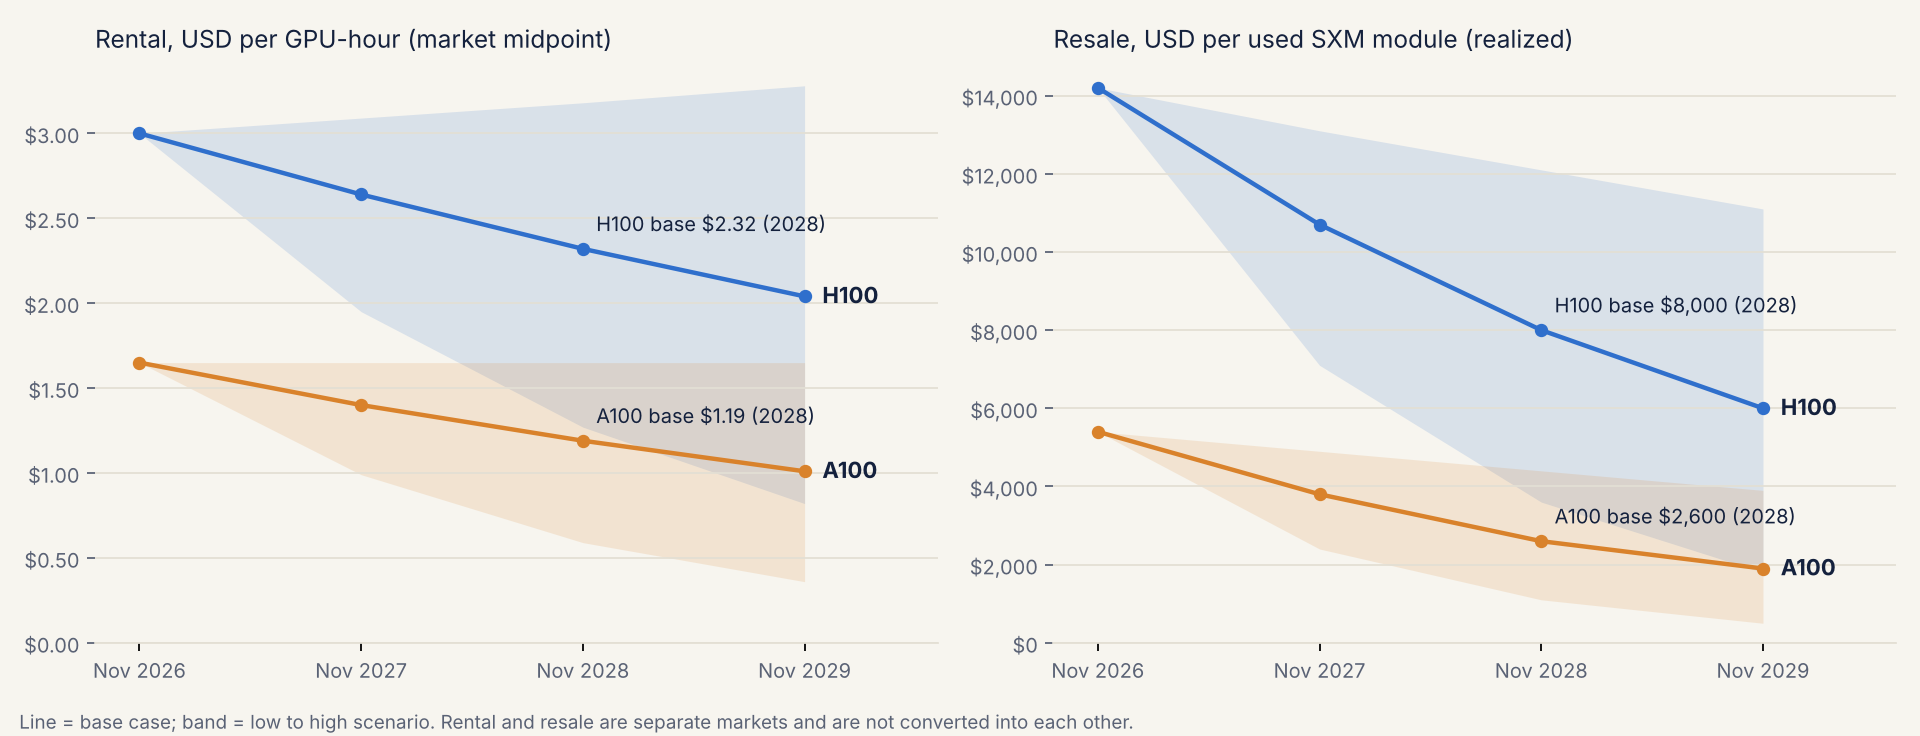

The script that saved this image:
"""2-3 year value view for H100 and A100 (rental and resale kept separate).

Not a fitted model: three explicit scenarios (low / base / high), each a constant
annual rate applied to a dated anchor. Every anchor and rate is written below with
its source so the numbers can be argued with. Run:

    python -m gpu_scientist.long_horizon        # writes long_horizon.json + long_horizon.png

Pack inputs (if present) are read only to print the cross-checks in LONG_HORIZON.md;
the scenario table itself depends only on the constants below.
"""
from __future__ import annotations

import json
import os
from pathlib import Path

HERE = Path(__file__).resolve().parent
OUT_JSON = HERE / "long_horizon.json"
OUT_PNG = HERE / "long_horizon.png"

# Anchor date for everything: the forecast origin of the short-horizon task.
ANCHOR = "2026-11"
YEARS = {"2027-11": 1, "2028-11": 2, "2029-11": 3}

# ---------- Rental: USD per GPU-hour, "market midpoint" ----------
# Midpoint = between spot and on-demand, close to 1-month / 12-month reserved.
# H100: GetDeploying medians week of 2026-11-02 (pack aggregator_medians.csv):
#       spot 2.52, reserved_1m 3.36, reserved_12m 3.21, on_demand 4.02;
#       Ornn OCPI-H100 2.92 on 2026-10-01; SemiAnalysis 1-yr contract ~2.80 (Oct 2026).
# A100: GetDeploying spot 1.51, reserved_1m 1.70, reserved_12m 1.68, on_demand 1.99;
#       Akash 80GB average 1.54 (Aug 2026).
RENTAL_ANCHOR = {"H100": 3.00, "A100": 1.65}
# Annual change. Reasons in LONG_HORIZON.md section 3.
RENTAL_RATE = {
    "H100": {"low": -0.35, "base": -0.12, "high": +0.03},
    "A100": {"low": -0.40, "base": -0.15, "high": 0.00},
}
# Cash operating cost per GPU-hour (power at PUE 1.3, $0.08/kWh, colocation ~$150/kW-month,
# share of network/ops). Below this an owner idles the GPU instead of renting it.
CASH_FLOOR = {"H100": 0.35, "A100": 0.25}

# ---------- Resale: USD per used SXM module, typical realized sale ----------
# American Compute October 2026 Rack Report (data through Aug 2026):
#   H100 SXM 80GB realized 14,250 (p25 13,200; dealer ask 16,576 = 1.16x);
#   HGX 8xH100 node 195,000 (24,400/GPU).
#   A100 SXM4 80GB realized ~5,400 (range 4,700-5,400, down ~35% y/y);
#   HGX 8xA100 80GB node 95,200 (11,900/GPU).
RESALE_ANCHOR = {"H100": 14250, "A100": 5400}
RESALE_RATE = {
    "H100": {"low": -0.50, "base": -0.25, "high": -0.08},
    "A100": {"low": -0.55, "base": -0.30, "high": -0.10},
}
NODE_PER_GPU = {"H100": 24400, "A100": 11900}  # whole-node resale per GPU, same report
UTIL = 0.70  # assumed sold utilisation for the cash-flow cross-check

# ---------- Capability (pack capability_units.csv, inference, A100 SXM 80GB = 1.0) ----------
CAPABILITY = {"A100": 1.0, "H100": 2.465, "H200": 2.716, "B200": 7.915}
# GetDeploying reserved_1m medians, week of 2026-11-02 (pack)
RES1M = {"A100": 1.6962, "H100": 3.36, "H200": 3.9536, "B200": 8.0925}


def path(anchor: float, rate: float, floor: float | None = None) -> dict:
    out = {ANCHOR: round(anchor, 2)}
    for label, n in YEARS.items():
        v = anchor * (1 + rate) ** n
        if floor is not None:
            v = max(v, floor)
        out[label] = round(v, 2)
    return out


def build() -> dict:
    res = {"anchor": ANCHOR, "rental_usd_per_gpu_hour": {}, "resale_usd_per_module": {},
           "cross_checks": {}}
    for g in ("H100", "A100"):
        res["rental_usd_per_gpu_hour"][g] = {
            s: path(RENTAL_ANCHOR[g], r, CASH_FLOOR[g]) for s, r in RENTAL_RATE[g].items()}
        res["resale_usd_per_module"][g] = {
            s: {k: int(round(v, -2)) for k, v in path(RESALE_ANCHOR[g], r).items()}
            for s, r in RESALE_RATE[g].items()}
    # 1) price per unit of capability today: older generations pay a premium
    res["cross_checks"]["usd_per_capability_unit_res1m"] = {
        g: round(RES1M[g] / CAPABILITY[g], 3) for g in CAPABILITY}
    # 2) resale as a multiple of one year of net rental cash (node basis)
    mult = {}
    for g in ("H100", "A100"):
        net = (RENTAL_ANCHOR[g] * UTIL - CASH_FLOOR[g]) * 8760
        mult[g] = {"net_cash_per_gpu_year": int(round(net, -2)),
                   "node_resale_per_gpu": NODE_PER_GPU[g],
                   "years_of_net_cash": round(NODE_PER_GPU[g] / net, 2)}
        # same multiple in the base case at +2y
        r2 = res["rental_usd_per_gpu_hour"][g]["base"]["2028-11"]
        m2 = res["resale_usd_per_module"][g]["base"]["2028-11"]
        net2 = (r2 * UTIL - CASH_FLOOR[g]) * 8760
        node2 = m2 * NODE_PER_GPU[g] / RESALE_ANCHOR[g]
        mult[g]["base_2028_years_of_net_cash"] = round(node2 / net2, 2)
    res["cross_checks"]["resale_vs_rent"] = mult
    return res


def plot(res: dict) -> None:
    import matplotlib
    matplotlib.use("Agg")
    import matplotlib.pyplot as plt

    ink, muted, grid = "#14213D", "#5A6275", "#E3DFD4"
    col = {"H100": "#2F6FCC", "A100": "#D9822B"}
    xs = [ANCHOR] + list(YEARS)
    xl = ["Nov 2026", "Nov 2027", "Nov 2028", "Nov 2029"]
    fig, axes = plt.subplots(1, 2, figsize=(12, 4.6), facecolor="#F7F5EF")
    panels = [("rental_usd_per_gpu_hour", "Rental, USD per GPU-hour (market midpoint)", "${:.2f}"),
              ("resale_usd_per_module", "Resale, USD per used SXM module (realized)", "${:,.0f}")]
    for ax, (key, title, fmt) in zip(axes, panels):
        ax.set_facecolor("#F7F5EF")
        for g in ("H100", "A100"):
            d = res[key][g]
            lo = [d["low"][x] for x in xs]; hi = [d["high"][x] for x in xs]; b = [d["base"][x] for x in xs]
            ax.fill_between(range(4), lo, hi, color=col[g], alpha=0.15, linewidth=0)
            ax.plot(range(4), b, color=col[g], lw=2, marker="o", ms=5)
            ax.annotate(f"{g} base {fmt.format(b[2])} (2028)", (2, b[2]), xytext=(6, 8),
                        textcoords="offset points", color=ink, fontsize=9)
            ax.annotate(f"{g}", (3, b[3]), xytext=(8, -3), textcoords="offset points",
                        color=ink, fontsize=10, weight="bold")
        ax.set_xticks(range(4), xl, color=muted, fontsize=9)
        ax.tick_params(axis="y", colors=muted, labelsize=9)
        ax.yaxis.set_major_formatter(matplotlib.ticker.FuncFormatter(lambda v, _, f=fmt: f.format(v)))
        ax.set_ylim(bottom=0)
        ax.set_xlim(-0.2, 3.6)
        ax.grid(axis="y", color=grid, lw=0.8)
        for s in ("top", "right", "left"):
            ax.spines[s].set_visible(False)
        ax.spines["bottom"].set_color(grid)
        ax.set_title(title, loc="left", color=ink, fontsize=11)
    fig.text(0.01, 0.01, "Line = base case; band = low to high scenario. Rental and resale are separate "
             "markets and are not converted into each other.", color=muted, fontsize=8.5)
    fig.tight_layout(rect=(0, 0.04, 1, 1))
    fig.savefig(OUT_PNG, dpi=160)


if __name__ == "__main__":
    r = build()
    OUT_JSON.write_text(json.dumps(r, indent=2))
    if os.environ.get("NO_PLOT") != "1":
        plot(r)
    print(json.dumps(r, indent=2))
